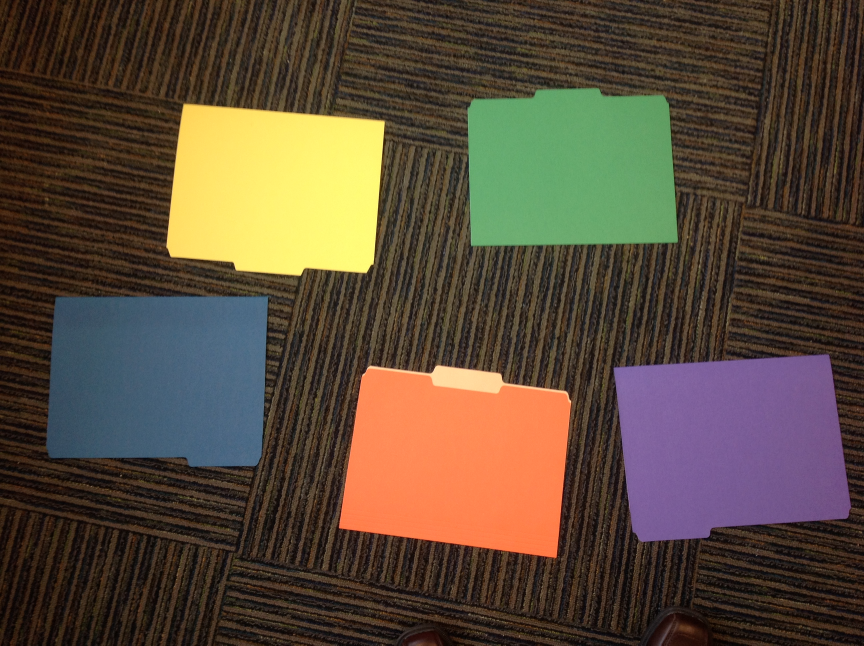
%> input picture Past_Projects/Image Processing Folders/folders01.JPG, 2592 x 1936 px (shown at 1/3 size)
$ octave Untitled.m   (GNU Octave 9; MATLAB toolbox functions it lacks are replaced by stand-ins)
%> lines starting %> are read from the running program, lines starting %| are printed output that depends on the picture
% This project was designed to have the user click on four corners of one
% of the color folders and have the code determine what color the folder is
% and provide a color mapping of the section

clear all
close all
% reading in the image folder01
im = imread('folders01.JPG');

% This takes the RGB image ims and puts each pixel's RGB values in a row.
% So if you have a million pixels, you'll have a million rows and 3 columns.
% The first column is the red level, the second is the green level,
% and the third column is the blue level.
R = im(:,:,1);
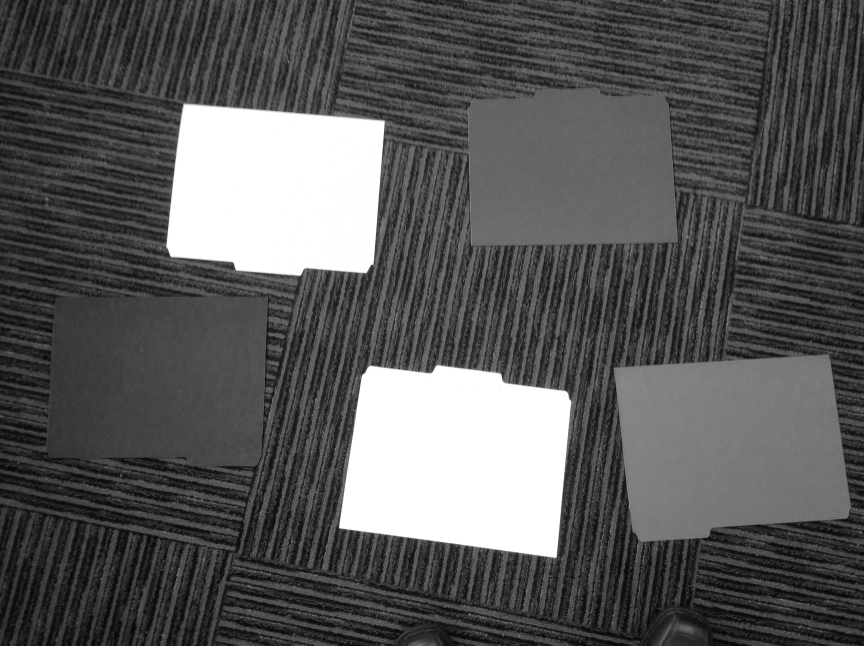
%> R: size 1936x2592 uint8 (shown at 1/3 size); min 0, max 255, mean 88.7
G = im(:,:,2);
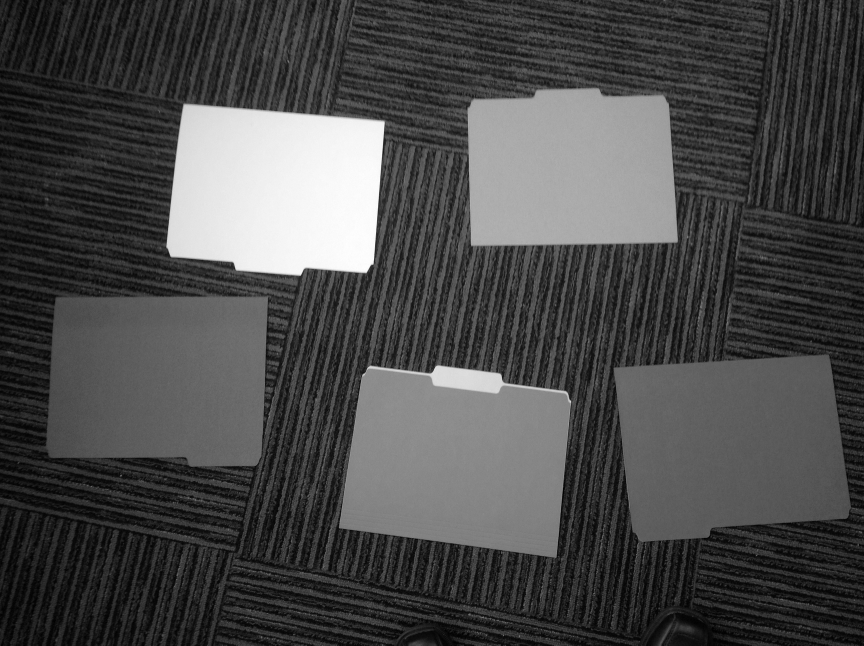
%> G: size 1936x2592 uint8 (shown at 1/3 size); min 0, max 255, mean 73.8
B = im(:,:,3);
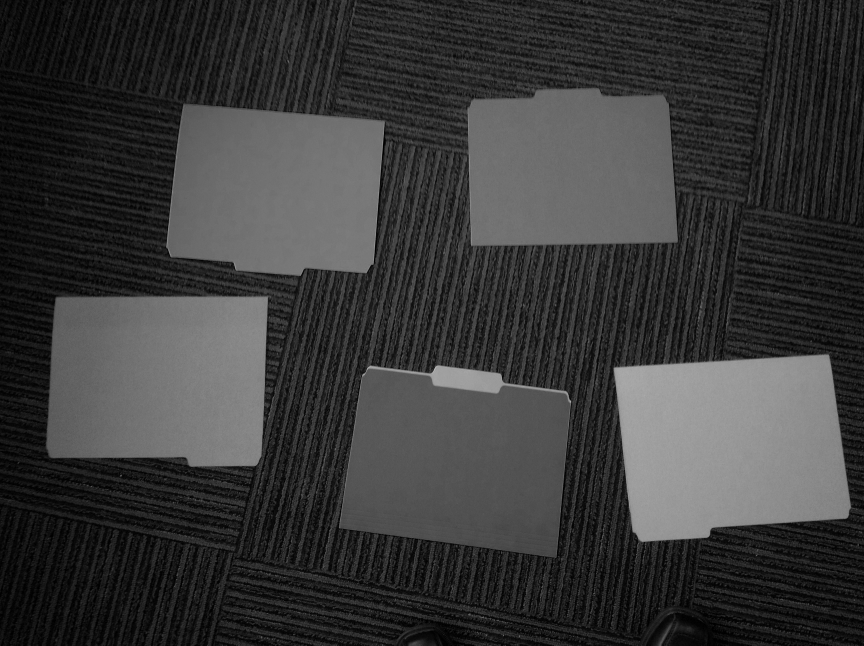
%> B: size 1936x2592 uint8 (shown at 1/3 size); min 0, max 208, mean 57

%Show imagine folder01 and name it figure 1
figure(1); imshow(im); axis on;

% User have 4 inputs and corrs get stored
% corrdinates are the pixel positions
%> (the run ends here)
